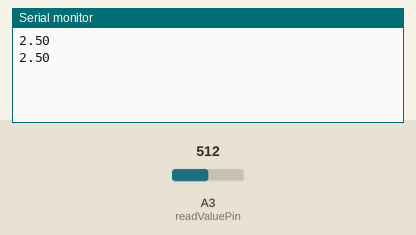
This sketch was run on a simulated Arduino Uno, built with avr-gcc and run on an emulated ATmega328P. Shown: the last lines printed to the serial monitor. Inputs (shaded band) come from the test bench; at power-on: A3 (readValuePin) = 512.

Above: at 1.8 s.
1.9 s: A3 (readValuePin) set to 716
At 2.8 s:
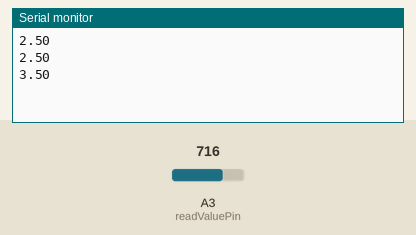
3.4 s: A3 (readValuePin) set to 900
At 4.3 s:
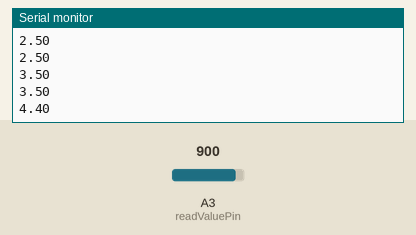
Timing chart, 0 to 6.4 s (numbered marks = the images above; inputs shaded):
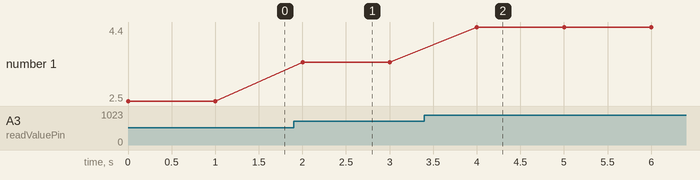

Measured:
- after the input at 1.9 s, the serial monitor: prints a new line after 0.10 s (image 1)
- after the input at 3.4 s, the serial monitor: prints a new line after 0.60 s (image 2)
- plotted number 1: 2.5 → 3.5 after the input at 1.9 s, 3.5 → 4.4 after the input at 3.4 s

The sketch:

5_potentiometerReading.ino
```cpp
int readValuePin = A3;
int redValueRaw;
float voltage;
void setup() {
  // put your setup code here, to run once:
  Serial.begin(9600);
}

void loop() {
  // put your main code here, to run repeatedly:
  redValueRaw = analogRead(readValuePin);
  voltage = (5. / 1023.) * redValueRaw;
  Serial.println(voltage);
  delay(1000);
}
```
